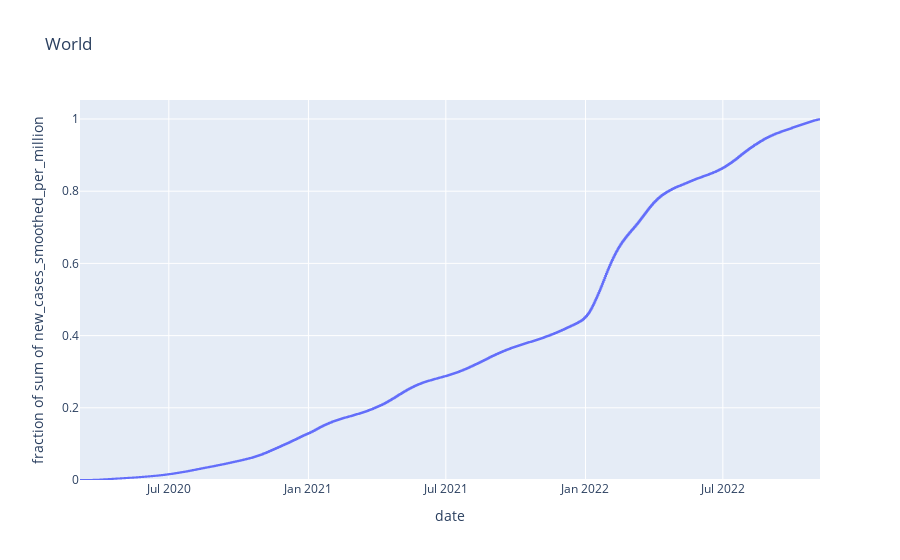

The notebook cell saved with this chart:
### Code cell
import plotly.express as px
fig = px.ecdf(df[df['location'] == 'World'], y="new_cases_smoothed_per_million", x = 'date',title='World')
fig.show()

### Figure 1 — Plotly figure (JSON) as saved in the notebook; plotly's stock layout.template omitted (floating-point values rounded to 4 significant figures; data arrays with more than 128 entries replaced by an {"elided": "..."} marker saying what was removed)
{"data": [{"hovertemplate": "date=%{x}<br>fraction of sum of new_cases_smoothed_per_million=%{y}<extra></extra>", "legendgroup": "", "line": {"dash": "solid", "shape": "hv"}, "marker": {"color": "#636efa", "symbol": "circle"}, "mode": "lines", "name": "", "orientation": "v", "showlegend": false, "type": "scatter", "x": {"elided": "976 str values"}, "xaxis": "x", "y": {"elided": "976 float values"}, "yaxis": "y"}], "layout": {"legend": {"tracegroupgap": 0}, "title": {"text": "World"}, "xaxis": {"anchor": "y", "domain": [0, 1], "title": {"text": "date"}}, "yaxis": {"anchor": "x", "domain": [0, 1], "rangemode": "tozero", "title": {"text": "fraction of sum of new_cases_smoothed_per_million"}}}}
